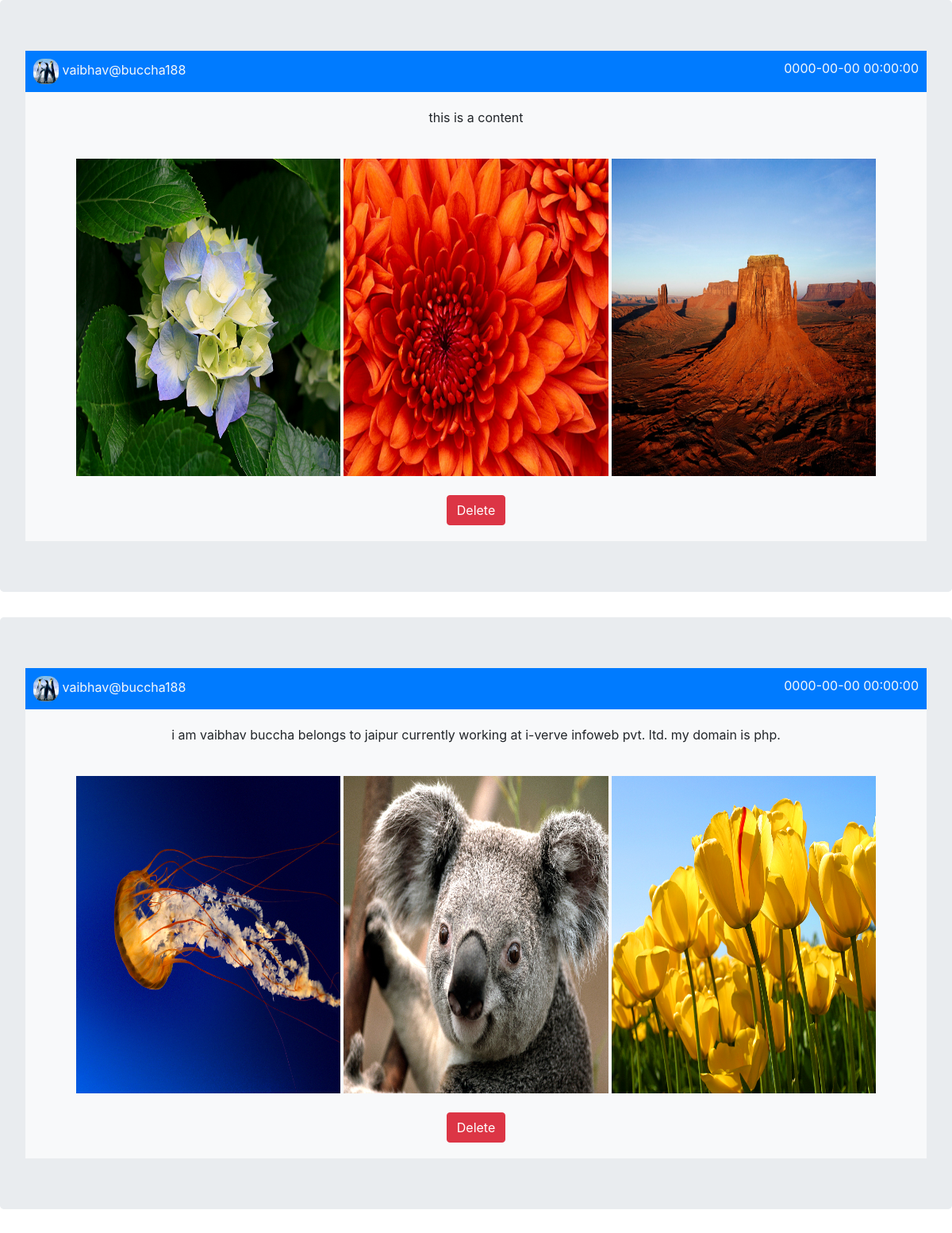
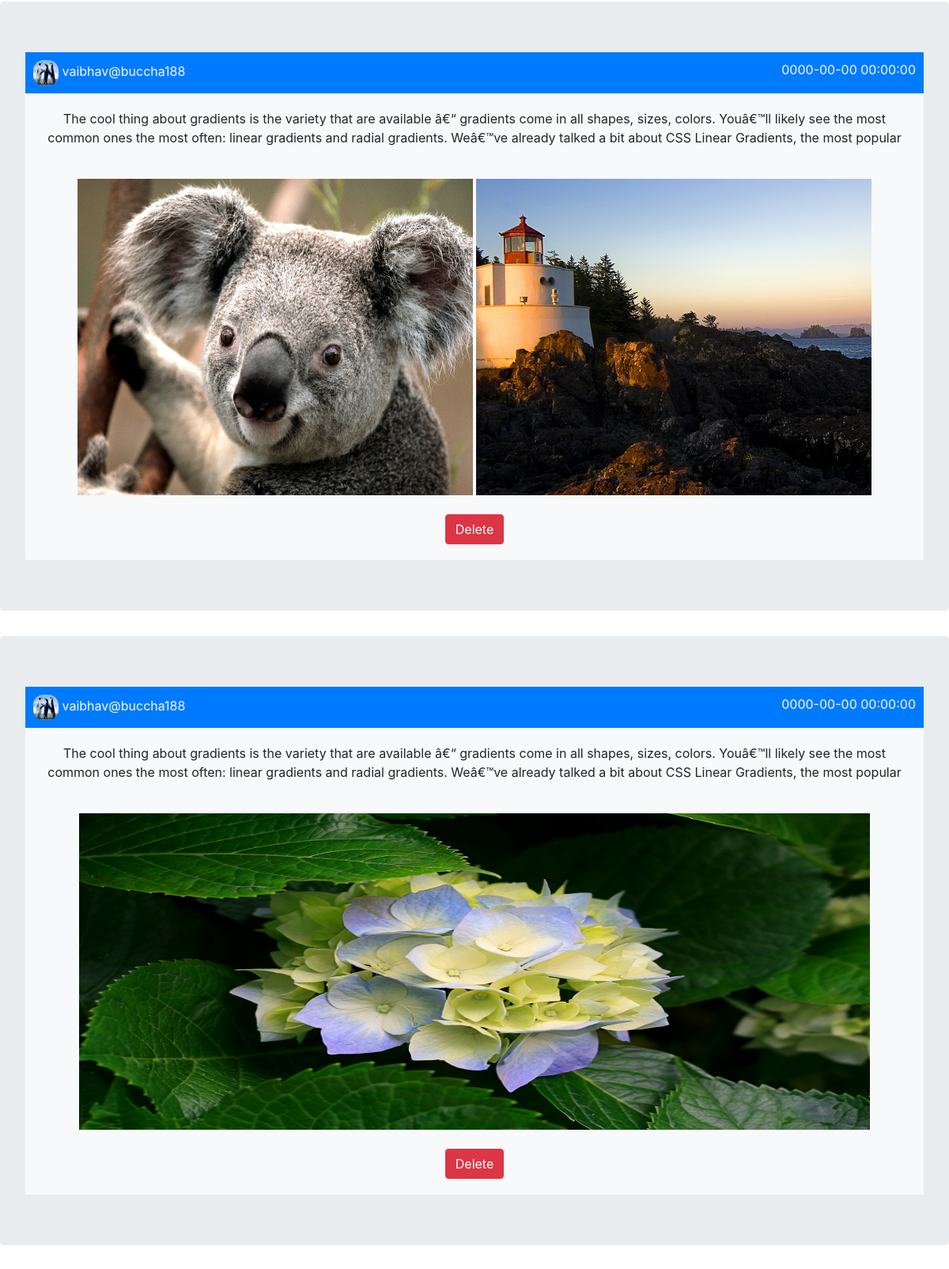
Screenshot of /our_post.php (signed in, upper part) with the database file from the repository (2 pictures, top to bottom).
### tables this page shows
CREATE TABLE `post` (
  `id` int(20) NOT NULL,
  `content` varchar(3000) NOT NULL,
  `username` varchar(255) NOT NULL,
  `date` timestamp NOT NULL DEFAULT CURRENT_TIMESTAMP,
  `images` varchar(500) NOT NULL
);

CREATE TABLE `user` (
  `id` int(11) NOT NULL,
  `name` varchar(255) NOT NULL,
  `email` varchar(300) NOT NULL,
  `password` varchar(400) NOT NULL,
  `dob` varchar(100) NOT NULL,
  `hobbies` varchar(300) NOT NULL,
  `gender` varchar(255) NOT NULL,
  `phone` varchar(10) NOT NULL,
  `country` varchar(100) NOT NULL,
  `username` varchar(100) NOT NULL,
  `image` varchar(1000) NOT NULL
);

### our_post.php (the view, shortened to what this page needs)
<?php
include_once "session.php";
?>
<!DOCTYPE html>
<html lang="en">
<head>
    <link rel="stylesheet" href="https://stackpath.bootstrapcdn.com/bootstrap/4.3.1/css/bootstrap.min.css">
    <link rel="stylesheet" href="css/our_post.css">
</head>
<body>
<?php
            $user = $_SESSION['user'];
            $post_fetch = "SELECT * FROM post WHERE username='$user' ";
            $result = mysqli_query($con,$post_fetch);
            while($row = mysqli_fetch_assoc($result)){
                $username = $row['username'];
                $get_img = "SELECT * FROM user WHERE username='$username'";
                $runn = mysqli_query($con,$get_img);
                $user_image = mysqli_fetch_array($runn);
            ?>
            <div class="jumbotron">
                <div class="bg-primary post-head">
                    <div class="post_admin text-light"><img src="<?php echo $user_image['image'] ;?>" class="tag-pic" width="32px" height="32px" >&nbsp;<?php echo $row['username']; ?>&nbsp;<span style="float:right;"><?php echo $row['date']; ?></span>
            </div>
            <div class="bg-light text-center post-content">
                <?php echo $row['content']; ?>
            </div>
            <div class="bg-light text-center post-content">
                <?php
                $image = $row['images'];
                $image = explode('/',$image);
                $total_img = count($image);
                $width = 1000 / ($total_img-1);
                $height= 400;
                for($i=0;$i<$total_img-1;$i++){
                    ?>
                    <img src="<?php echo "image/".$image[$i]; ?>" width="<?php echo $width."px";?>" height="<?php echo $height."px";?>">
                    <?php
                }
                    ?>
                     <div><br>
                        <form action="#" method="get">
                            <button value="<?php echo $row['id']; ?>" name="delete" class="btn btn-danger">Delete</button>
                        </form>
                    </div>
            </div>
            </div>
        </div>
        <?php } ?>
</body>
</html>

### css/our_post.css (style rules this page uses)
.post-head { width: 100%; height: auto; }
.post_admin { padding: 10px; }
.post-content { padding: 20px; text-align: center; }
.tag-pic { border-radius: 40%; }

### rows the page displays
post: user.image (picture), username "vaibhav@buccha188", date "0000-00-00 00:00:00", content "this is a content", images (picture), $row['id'] 2 (drawn)
post: user.image (picture), username "vaibhav@buccha188", date "0000-00-00 00:00:00", content "i am vaibhav buccha belongs to jaipur currently working at i-verve infoweb pvt. ltd. my domain is php.", images (picture), $row['id'] 3 (drawn)
post: user.image (picture), username "vaibhav@buccha188", date "0000-00-00 00:00:00", content "The cool thing about gradients is the variety that are available â€“ gradients come in all shapes, sizes, colors. Youâ€™ll likely see the most common ones the most often: linear gradients and radial gradients. Weâ€™ve already talked a bit about CSS Linear Gradients, the most popular", images (picture), $row['id'] 4 (drawn)
post: user.image (picture), username "vaibhav@buccha188", date "0000-00-00 00:00:00", content "The cool thing about gradients is the variety that are available â€“ gradients come in all shapes, sizes, colors. Youâ€™ll likely see the most common ones the most often: linear gradients and radial gradients. Weâ€™ve already talked a bit about CSS Linear Gradients, the most popular", images (picture), $row['id'] 5 (drawn)
